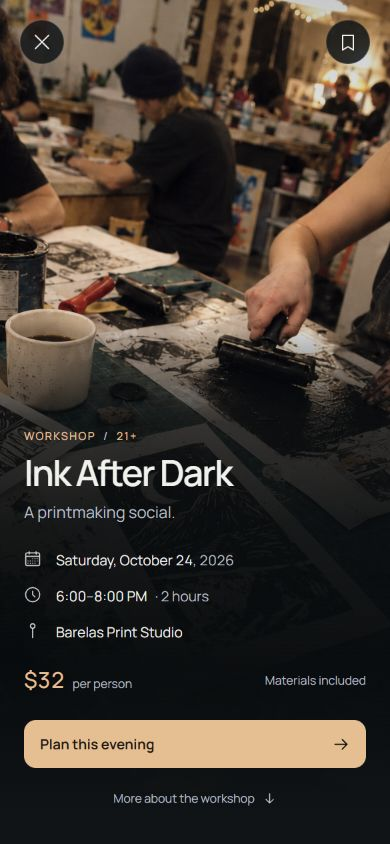
#> input picture date-line-gather-playground/qa/event.png, 390 x 844 px, given in place of source-list.png, which was not available
$ python compare.py
#> lines starting #> are read from the running program, lines starting #| are printed output that depends on the picture; pictures that were not available may be replaced by others from this repository, and a replacement may not be noted
from PIL import Image, ImageChops, ImageDraw
from pathlib import Path
import json
p=Path('date-line-gather-playground/qa')
out=Image.new('RGB',(780,1740),'#101517');d=ImageDraw.Draw(out)
#> after `out = Image.new('RGB', (780, 1740), '#101517')`:
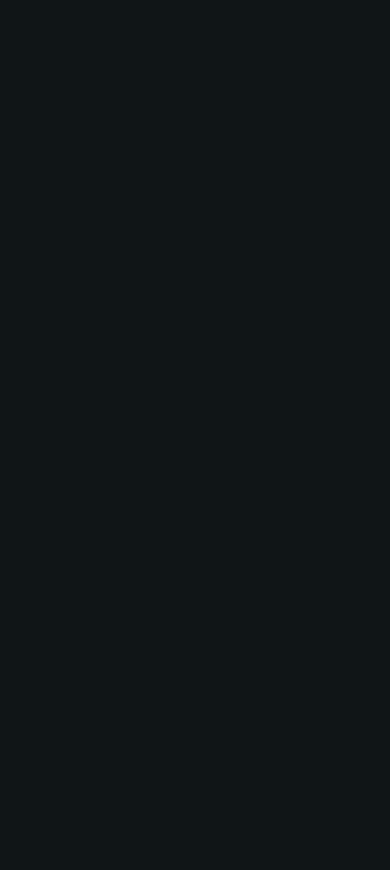
#> out: PIL image 780x1740 RGB (shown at 1/2 size); mean R, G, B 16, 21, 23
results={}
for i,name in enumerate(['list','event']):
 a=Image.open(p/('source-'+name+'.png')).convert('RGB'); b=Image.open(p/(name+'.png')).convert('RGB')
#> further down, a is the input picture: PIL image 390x844 RGB; mean R, G, B 64.9, 56.2, 48.1
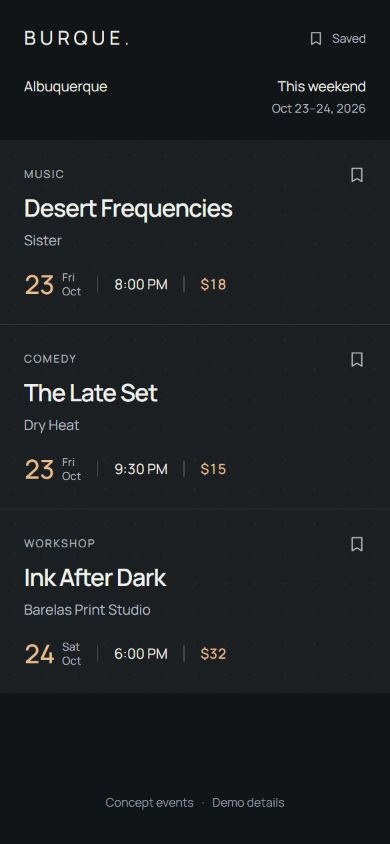
#> input picture date-line-gather-playground/qa/list.png, 390 x 844 px, found by its file name
#> further down, b is the input picture: PIL image 390x844 RGB; mean R, G, B 28.8, 32.5, 35.4
 out.paste(a,(0,i*870+26));out.paste(b,(390,i*870+26));d.text((10,i*870+6),'Original Gather / '+name,fill='white');d.text((400,i*870+6),'Amplified / '+name,fill='white')
#> after `out.paste(a, (0, i * 870 + 26))`:
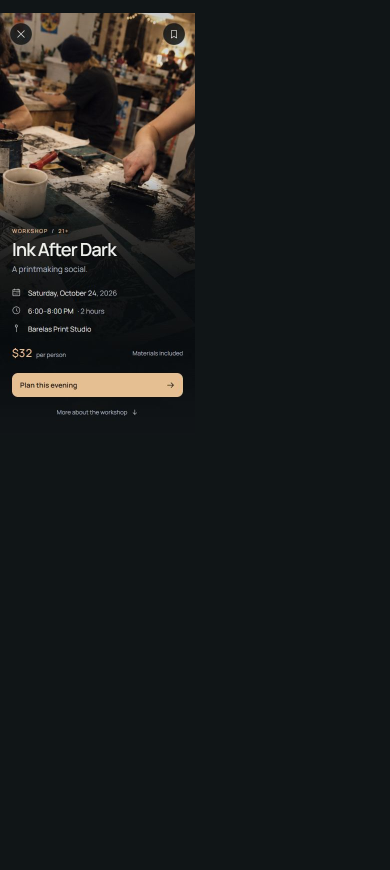
#> out: PIL image 780x1740 RGB (shown at 1/2 size); mean R, G, B 27.9, 29.5, 29.1
 diff=ImageChops.difference(a,b);results[name]={'size':a.size,'difference_bbox':diff.getbbox(),'changed_pixels':sum(any(c for c in v) for v in diff.getdata())}
#> after `diff = ImageChops.difference(a, b)`:
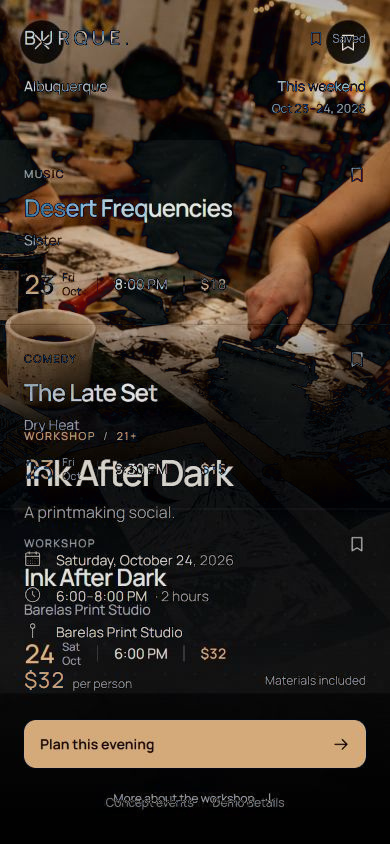
#> diff: PIL image 390x844 RGB; mean R, G, B 53.5, 43.4, 35
out.save(p/'endpoint-comparison.png');(p/'pixel-checks.json').write_text(json.dumps(results,indent=2));print(results)
#> after `out.save(p / 'endpoint-comparison.png')`:
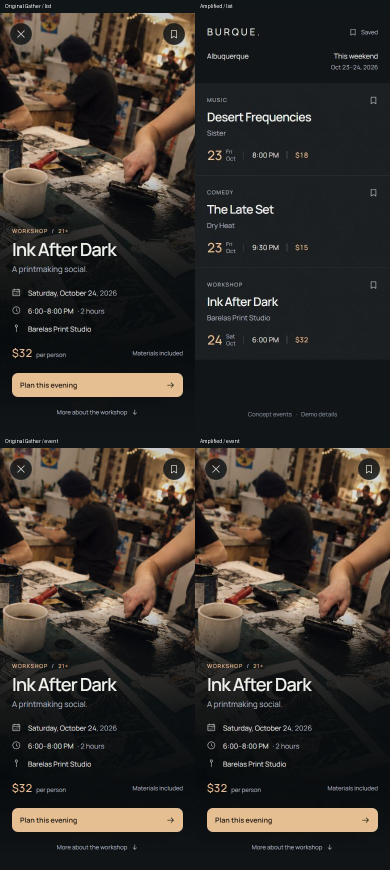
#> saved as endpoint-comparison.png: PIL image 780x1740 RGB (shown at 1/2 size); mean R, G, B 54.8, 49.5, 44.4
#| {'list': {'size': (390, 844), 'difference_bbox': (0, 0, 390, 840), 'changed_pixels': 327574}, 'event': {'size': (390, 844), 'difference_bbox': None, 'changed_pixels': 0}}
